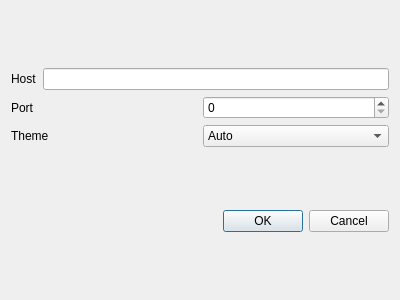
<?xml version="1.0" encoding="UTF-8"?>
<ui version="4.0">
 <class>Dialog</class>
 <widget class="QDialog" name="Dialog">
  <property name="geometry">
   <rect>
    <x>0</x>
    <y>0</y>
    <width>400</width>
    <height>300</height>
   </rect>
  </property>
  <property name="windowTitle">
   <string>Config</string>
  </property>
  <property name="modal">
   <bool>false</bool>
  </property>
  <layout class="QGridLayout" name="gridLayout">
   <item row="0" column="0">
    <layout class="QVBoxLayout" name="verticalLayout">
     <item>
      <layout class="QHBoxLayout" name="horizontalLayout">
       <item>
        <widget class="QLabel" name="label">
         <property name="text">
          <string>Host</string>
         </property>
        </widget>
       </item>
       <item>
        <widget class="QLineEdit" name="host"/>
       </item>
      </layout>
     </item>
     <item>
      <layout class="QHBoxLayout" name="horizontalLayout_2">
       <item>
        <widget class="QLabel" name="label_2">
         <property name="text">
          <string>Port</string>
         </property>
        </widget>
       </item>
       <item>
        <widget class="QSpinBox" name="port">
         <property name="maximum">
          <number>65535</number>
         </property>
        </widget>
       </item>
      </layout>
     </item>
     <item>
      <layout class="QHBoxLayout" name="horizontalLayout_3">
       <item>
        <widget class="QLabel" name="label_3">
         <property name="text">
          <string>Theme</string>
         </property>
        </widget>
       </item>
       <item>
        <widget class="QComboBox" name="themes">
         <item>
          <property name="text">
           <string>Auto</string>
          </property>
         </item>
         <item>
          <property name="text">
           <string>Light</string>
          </property>
         </item>
         <item>
          <property name="text">
           <string>Dark</string>
          </property>
         </item>
        </widget>
       </item>
      </layout>
     </item>
    </layout>
   </item>
   <item row="1" column="0">
    <widget class="QDialogButtonBox" name="buttonBox">
     <property name="orientation">
      <enum>Qt::Horizontal</enum>
     </property>
     <property name="standardButtons">
      <set>QDialogButtonBox::Cancel|QDialogButtonBox::Ok</set>
     </property>
    </widget>
   </item>
  </layout>
 </widget>
 <resources/>
 <connections>
  <connection>
   <sender>buttonBox</sender>
   <signal>accepted()</signal>
   <receiver>Dialog</receiver>
   <slot>accept()</slot>
   <hints>
    <hint type="sourcelabel">
     <x>248</x>
     <y>254</y>
    </hint>
    <hint type="destinationlabel">
     <x>157</x>
     <y>274</y>
    </hint>
   </hints>
  </connection>
  <connection>
   <sender>buttonBox</sender>
   <signal>rejected()</signal>
   <receiver>Dialog</receiver>
   <slot>reject()</slot>
   <hints>
    <hint type="sourcelabel">
     <x>316</x>
     <y>260</y>
    </hint>
    <hint type="destinationlabel">
     <x>286</x>
     <y>274</y>
    </hint>
   </hints>
  </connection>
 </connections>
</ui>
